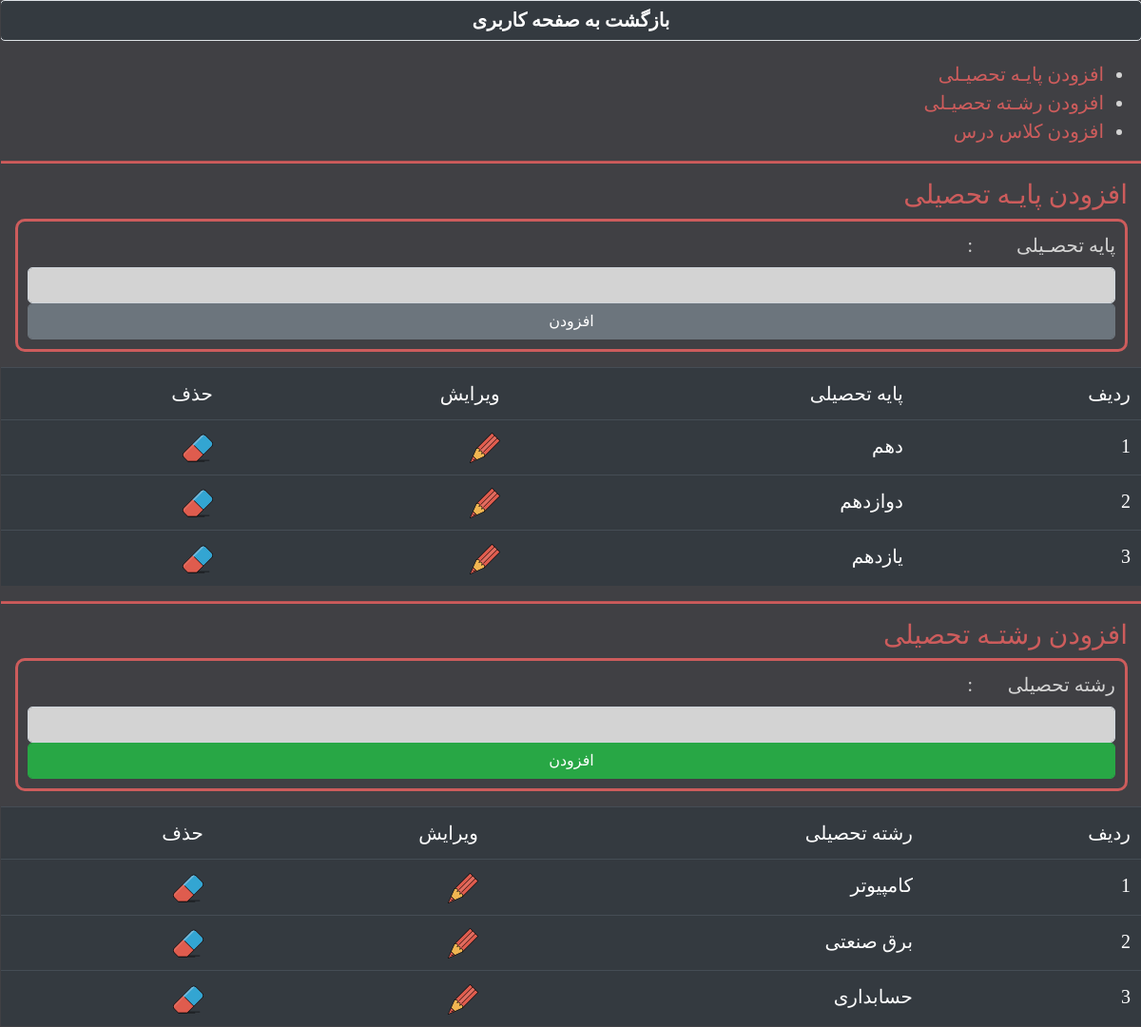
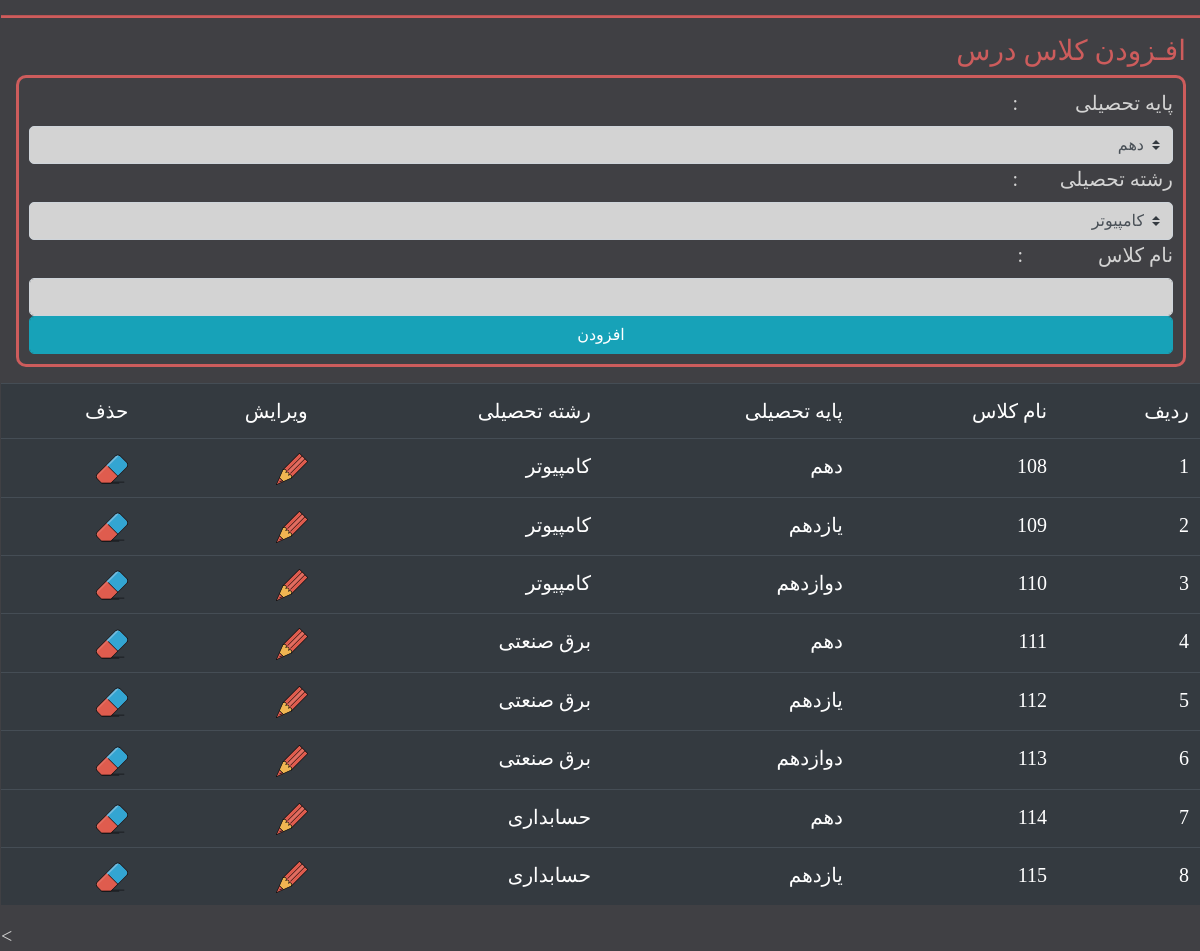
The page /pages/define_class.php on the database its author committed (2 pictures, top to bottom).
### tables this page shows
CREATE TABLE `tblbase` (
  `base_id` int(11) NOT NULL,
  `base_name` varchar(50) NOT NULL
);

CREATE TABLE `tblcourse` (
  `course_id` int(11) NOT NULL,
  `course_name` varchar(100) NOT NULL
);

CREATE TABLE `tblclass` (
  `class_id` int(11) NOT NULL,
  `course_id` varchar(100) NOT NULL,
  `base_id` varchar(100) NOT NULL
);

### pages/define_class.php (the view, shortened to what this page needs)
<!doctype html>
<html lang="en">
<head>
    <link href="../css/bootstrap.css" rel="stylesheet">
    <link href="../css/custom.css" rel="stylesheet">
</head>
<body dir="rtl">
<a href="userspanel.php" class="page-link bazgasht">بازگشت به صفحه کاربری</a>
<ul id="rightalign">
    <li><a class="tag" href="#a">افزودن پایـه تحصیـلی</a></li>
    <li><a class="tag" href="#b">افزودن رشـته تحصیـلی</a></li>
    <li><a class="tag" href="#c">افزودن کلاس درس</a></li>
</ul>
<hr id="a">
    <div class="container-fluid">
        <h3 class="h_3" >افزودن پایـه تحصیلی</h3>
        <form action="" method="post" id="frm" class="form-group">
            <label>پایه تحصـیلی</label>:<input type="text" id="dokme" class="form-control" name="basename">
            <input type="submit" value="افزودن" name="sub_base" id="sub" class="btn btn-secondary form-control">
        </form>
    </div>
        <table class="table table-dark">
            <tr>
                <td>ردیف</td>
                <td>پایه تحصیلی</td>
                <td>ویرایش</td>
                <td>حذف</td>
            </tr>
            <?php
            include '../funcs/connection.php';
            $sql_sel = "SELECT * FROM `tblbase`";
            $sql_sel_pre = $db->prepare($sql_sel);
            $sql_sel_pre->execute();
            $i = 1;
            while ($row = $sql_sel_pre->fetch(PDO::FETCH_ASSOC)) {
                echo '
        <tr>
        <td>' . $i . '</td>
        <td>' . $row['base_name'] . '</td>
        <td><a href="edit.php?id='.$row['base_id'].'&change=base" ><img src="../img/icons/pencil.png"></a></td>
        <td><a href="del.php?id='.$row['base_id'].'&change=base" ><img src="../img/icons/garbage.png"></a></td>
        </tr>';
                $i++;
            }
            ?>
        </table>
<hr  id="b">
    <div class="container-fluid" id="div_bala">
        <h3 class="h_3">افزودن رشتـه تحصیلی</h3>
        <form action="" method="post" id="frm" class="form-group">
            <label>رشته تحصیلی</label>:<input type="text" id="dokme" class="form-control" name="coursename">
            <input type="submit" value="افزودن" name="sub_course" id="sub" class="btn btn-success form-control">
        </form>
    </div>
        <table class="table table-dark">
            <tr>
                <td>ردیف</td>
                <td>رشته تحصیلی</td>
                <td>ویرایش</td>
                <td>حذف</td>
            </tr>
            <?php
            include '../funcs/connection.php';
            $sql_co = "SELECT * FROM `tblcourse`";
            $sql_co_pre = $db->prepare($sql_co);
            $sql_co_pre->execute();
            $j = 1;
            while ($rowc = $sql_co_pre->fetch(PDO::FETCH_ASSOC)) {
                echo '
        <tr>
        <td>' . $j . '</td>
        <td>' . $rowc['course_name'] . '</td>
        <td><a href="edit.php?id='.$rowc['course_id'].'&change=course" ><img src="../img/icons/pencil.png"></a></td>
        <td><a href="del.php?id='.$rowc['course_id'].'&change=course" ><img src="../img/icons/garbage.png"></a></td>
        </tr>';
                $j++;
            }
            ?>
        </table>
<hr id="c">
    <div class="container-fluid" id="div_bala">
        <h3 class="h_3" >افـزودن کلاس درس</h3>
        <form action="" method="post" id="frm" class="form-group">
            <label>پایه تحصیلی</label>
            :<select id="dokme" class="form-control custom-select" name="base">
                <?php
                include '../funcs/connection.php';
                $sql_s = "SELECT * FROM tblbase ";
                $sql_spre = $db->prepare($sql_s);
                $sql_spre->execute();
                while ($roww = $sql_spre->fetch(PDO::FETCH_ASSOC)) {
                    echo '<option value=' . $roww['base_id'] . '>' . $roww['base_name'] . '</option>';
                }
                ?>
            </select>
            <label>رشته تحصیلی</label>
            :<select id="dokme" class="form-control custom-select" name="course">
                <?php
                include '../funcs/connection.php';
                $sql_c = "SELECT * FROM tblcourse ";
                $sql_cpre = $db->prepare($sql_c);
                $sql_cpre->execute();
                while ($ro = $sql_cpre->fetch(PDO::FETCH_ASSOC)) {
                    echo '<option value=' . $ro['course_id'] . ' >' . $ro['course_name'] . '</option>';
                }
                ?>
            </select>
            <label>نام کلاس</label>:<input type="number" id="dokme" class="form-control" name="classname">
            <input type="submit" value="افزودن" name="sub_class" id="sub" class="btn btn-info form-control">
        </form>
    </div>
        <table class="table table-dark">
            <tr>
                <td>ردیف</td>
                <td>نام کلاس</td>
                <td>پایه تحصیلی</td>
                <td>رشته تحصیلی</td>
                <td>ویرایش</td>
                <td>حذف</td>
            </tr>
            <?php
            include '../funcs/connection.php';
            $sql_cl = "SELECT * FROM `tblclass`";
            $sql_cl_pre = $db->prepare($sql_cl);
            $sql_cl_pre->execute();
            $w = 1;
            while ($rowcl = $sql_cl_pre->fetch(PDO::FETCH_ASSOC)) {
                echo '
        <tr>
        <td>' . $w . '</td>
        <td>' . $rowcl['class_id'] . '</td>
        ';
                $sql_clb = "SELECT * FROM `tblbase` where `base_id`=".$rowcl['base_id'];
                $sql_clb_pre = $db->prepare($sql_clb);
                $sql_clb_pre->execute();
                $rowclb=$sql_clb_pre->fetch(PDO::FETCH_ASSOC);
                echo'
        <td>' . $rowclb['base_name'] . '</td>';
                $sql_clc = "SELECT * FROM `tblcourse` where `course_id`=".$rowcl['course_id'];
                $sql_clc_pre = $db->prepare($sql_clc);
                $sql_clc_pre->execute();
                $rowclc=$sql_clc_pre->fetch(PDO::FETCH_ASSOC);
                echo'
        <td>' . $rowclc['course_name'] . '</td>
        <td><a href="edit.php?id='.$rowcl['class_id'].'&change=classes" ><img src="../img/icons/pencil.png"></a></td>
        <td><a href="del.php?id='.$rowcl['class_id'].'&change=classes" ><img src="../img/icons/garbage.png"></a></td>
        </tr>';
                $w++;
            }
            ?>
        </table>
</body>
</html>>

### css/custom.css (style rules this page uses)
#rightalign { text-align: right; }
body { font-family: "Adobe Naskh Medium"; font-size: 20px; background-color: #404044; color:lightgray; }
#frm { padding: 10px; text-align: right; border-color: indianred; border-radius: 10px; border-style: solid; border-width: medium; }
#frm label { width: 150px; }
#dokme { border-radius: 5px; background-color: lightgray; }
#sub { border-radius: 5px; }
.bazgasht { color: white; text-align: center; margin-bottom: 20px; }
.page-link { background: -webkit-linear-gradient(left,#343A40, indianred,indianred, #343A40); }
.tag { color: indianred; }
hr { background-color: indianred; height: 2px }
.h_3 { text-align: right; color: indianred; }
table { text-align: right }

### rows shown on the page
tblbase: base_name "دهم"
tblbase: base_name "دوازدهم"
tblbase: base_name "یازدهم"
tblcourse: course_name "کامپیوتر"
tblcourse: course_name "برق صنعتی"
tblcourse: course_name "حسابداری"
tblclass: class_id "108", base.base_name "دهم", course.course_name "کامپیوتر"
tblclass: class_id "109", base.base_name "یازدهم", course.course_name "کامپیوتر"
tblclass: class_id "110", base.base_name "دوازدهم", course.course_name "کامپیوتر"
tblclass: class_id "111", base.base_name "دهم", course.course_name "برق صنعتی"
tblclass: class_id "112", base.base_name "یازدهم", course.course_name "برق صنعتی"
tblclass: class_id "113", base.base_name "دوازدهم", course.course_name "برق صنعتی"
tblclass: class_id "114", base.base_name "دهم", course.course_name "حسابداری"
tblclass: class_id "115", base.base_name "یازدهم", course.course_name "حسابداری"

### other values the page prints
form field base "دهم"
form field course "کامپیوتر"
